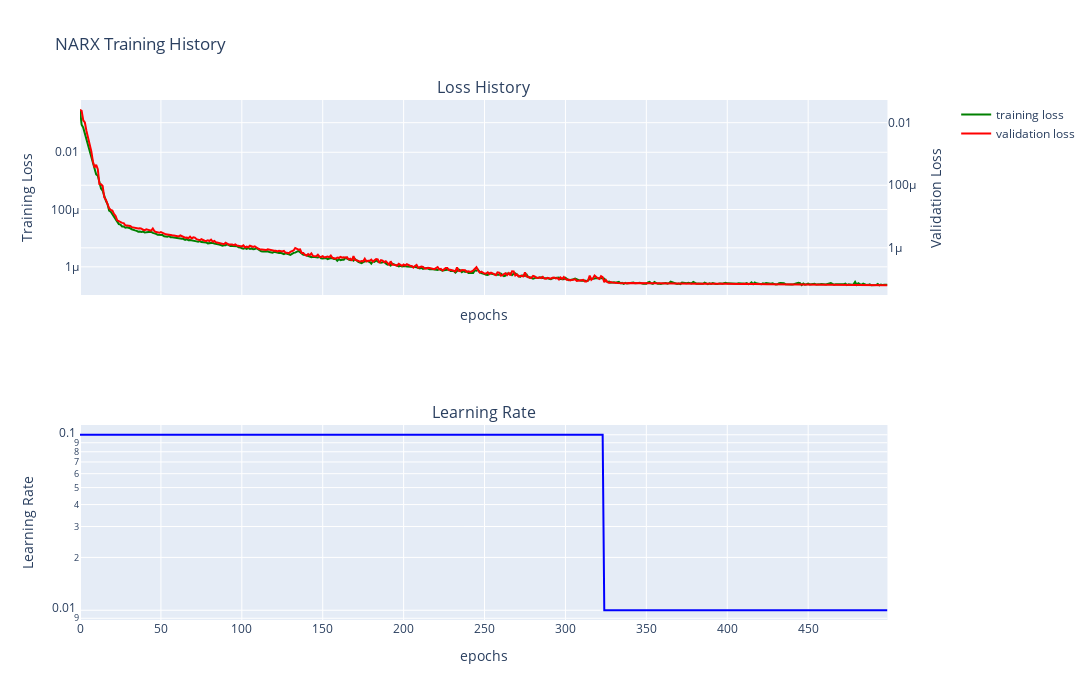

The cell this chart's notebook holds for it:
### Markdown cell above
# NARX model

### Code cell
dm.narx_trainer(hidden_layers=[10], batch_size=1000,
          learning_rate=0.1, epochs= 500, scheduler_flag=True)
dm.narx.plot_narx_training_history_plotly()

### Figure 1 — Plotly figure (JSON) as saved in the notebook; plotly's stock layout.template omitted (floating-point values rounded to 4 significant figures; data arrays with more than 128 entries replaced by an {"elided": "..."} marker saying what was removed)
{"data": [{"line": {"color": "green"}, "mode": "lines", "name": "training loss", "showlegend": true, "type": "scatter", "x": {"elided": "500 int values"}, "xaxis": "x", "y": {"elided": "500 float values"}, "yaxis": "y"}, {"line": {"color": "red"}, "mode": "lines", "name": "validation loss", "showlegend": true, "type": "scatter", "x": {"elided": "500 int values"}, "xaxis": "x", "y": {"elided": "500 float values"}, "yaxis": "y2"}, {"line": {"color": "blue"}, "mode": "lines", "showlegend": false, "type": "scatter", "x": {"elided": "500 int values"}, "xaxis": "x2", "y": {"elided": "500 float values"}, "yaxis": "y3"}], "layout": {"annotations": [{"font": {"size": 16}, "showarrow": false, "text": "Loss History", "x": 0.47, "xanchor": "center", "xref": "paper", "y": 1, "yanchor": "bottom", "yref": "paper"}, {"font": {"size": 16}, "showarrow": false, "text": "Learning Rate", "x": 0.47, "xanchor": "center", "xref": "paper", "y": 0.375, "yanchor": "bottom", "yref": "paper"}], "height": 700, "title": {"text": "NARX Training History"}, "width": 1800, "xaxis": {"anchor": "y", "domain": [0, 0.94], "matches": "x2", "showticklabels": false, "title": {"text": "epochs"}}, "xaxis2": {"anchor": "y3", "domain": [0, 0.94], "title": {"text": "epochs"}}, "yaxis": {"anchor": "x", "domain": [0.625, 1], "title": {"text": "Training Loss"}, "type": "log"}, "yaxis2": {"anchor": "x", "overlaying": "y", "side": "right", "title": {"text": "Validation Loss"}, "type": "log"}, "yaxis3": {"anchor": "x2", "domain": [0, 0.375], "title": {"text": "Learning Rate"}, "type": "log"}}}
